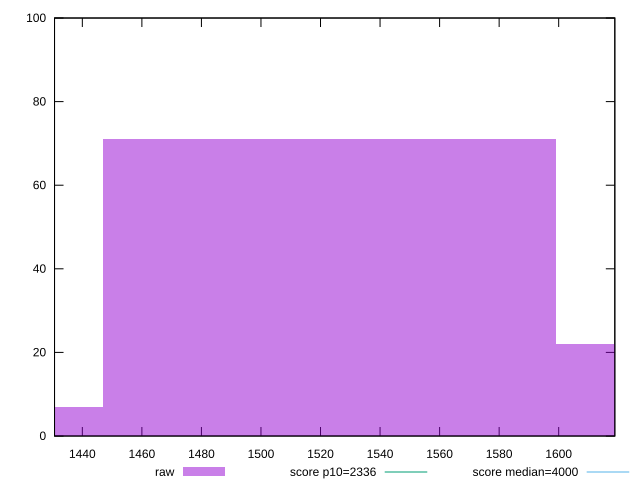

Generate this figure with gnuplot:
reset

$raw <<EOF
1523.0950674601504 71
1370.7855607141355 7
1675.4045742061655 22
EOF

set key outside below
set boxwidth 152.30950674601505
set xrange [1430.6609999999998:1618.856]
set yrange [0:100]
set trange [0:100]
set style fill transparent solid 0.5 noborder

set parametric
set terminal svg size 640, 490 enhanced background rgb 'white'
set output "reports/report_00030_2021-02-24T20-42-31.540Z/first-contentful-paint/samples/music/raw/histogram.svg"

plot $raw title "raw" with boxes, \
     2336,t title "score p10=2336", \
     4000,t title "score median=4000"

reset
